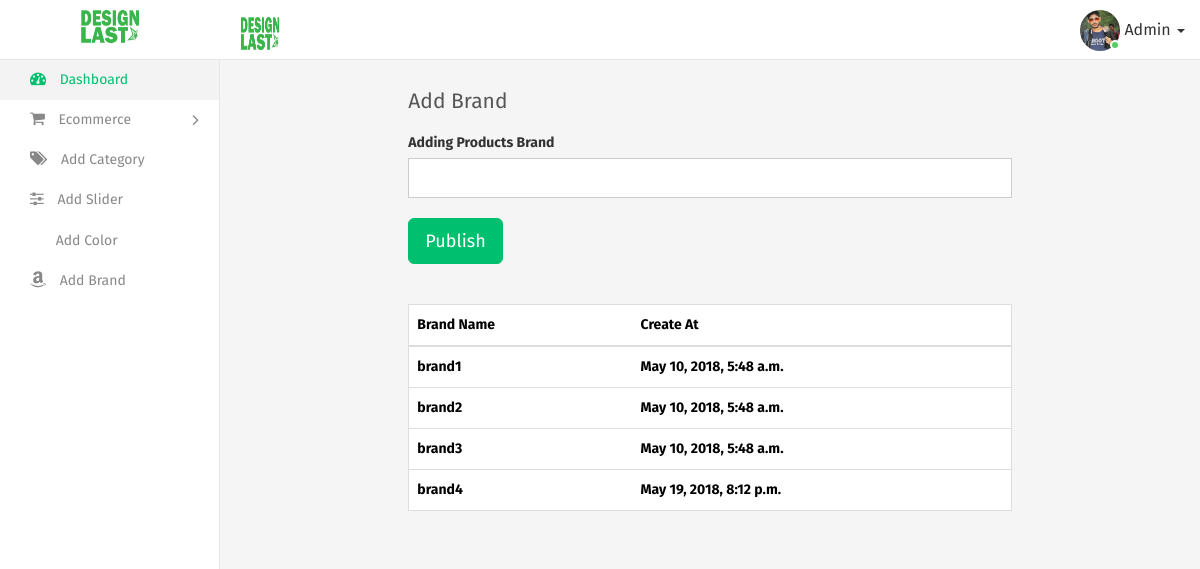
Page /add-brand/ (signed in) on the committed database.
### shopapp/models.py (models this page shows, shortened)
class Brand(models.Model):
    name = models.CharField(max_length = 20, unique = True)
    create_at = models.DateTimeField(auto_now = True, auto_now_add = False)

### shopapp/views.py (the view)
# urls.py: path('add-brand/', adding_brand_views, name = 'adding_brand_views'),
def adding_brand_views(request):
    if request.user.is_authenticated:
        brand_obj = Brand.objects.all()
        form = AddingBrand_Form()
        if request.method == 'POST':
            form = AddingBrand_Form(request.POST)
            if form.is_valid():
                instance = form.save(commit = False)
                instance.save()
                return redirect(adding_brand_views)
        context = {
            'form' : form,
            'brand_obj' : brand_obj
        }
        template_name = 'admin/brand.html'
        return render(request, template_name, context)
    else:
        return redirect(login_views)

### shopapp/form.py
class AddingBrand_Form(forms.ModelForm):
    class Meta:
        model = Brand
        fields = ('__all__')
        widgets = {
            'name' : TextInput(attrs={'class': 'form-control'})
        }

### templates/admin/brand.html (shortened to what this page needs)
{% extends 'app/base_admin.html' %}
{% load static %}
{% block body %}
<div class="page-wrapper">
    <div class="content container-fluid">
        <div class="row">
            <div class="col-md-8 col-md-offset-2">
                <h4 class="page-title">Add Brand</h4>
            </div>
        </div>
        <div class="row">
            <div class="col-md-8 col-md-offset-2">
                <form method="POST">
                    <div class="form-group">
                        <label>Adding Products Brand</label>
                        <div>
                            {{form.name}}
                        </div>
                    </div>
                    <div class="m-t-20">
                        <button class="btn btn-primary btn-lg">Publish</button>
                    </div>
                </form>
                <br/>
                <br/>
                <div class="table-responsive">
                  <table class="table table-border custom-table m-b-0">
                    <thead>
                      <tr>
                        <th>Brand Name</th>
                        <th>Create At</th>
                      </tr>
                    </thead>
                    <tbody>
                      {% if brand_obj %}
                      {% for brand in brand_obj %}
                      <tr>
                        <th>{{brand.name}}</th>
                        <th>{{brand.create_at}}</th>
                      </tr>
                      {% endfor %}
                      {% endif %}
                    </tbody>
                  </table>
                </div>
            </div>
        </div>
    </div>
</div>
{% endblock %}

### rows in the picture
Brand: name "brand1", create_at "May 10, 2018, 5:48 a.m."
Brand: name "brand2", create_at "May 10, 2018, 5:48 a.m."
Brand: name "brand3", create_at "May 10, 2018, 5:48 a.m."
Brand: name "brand4", create_at "May 19, 2018, 8:12 p.m."
